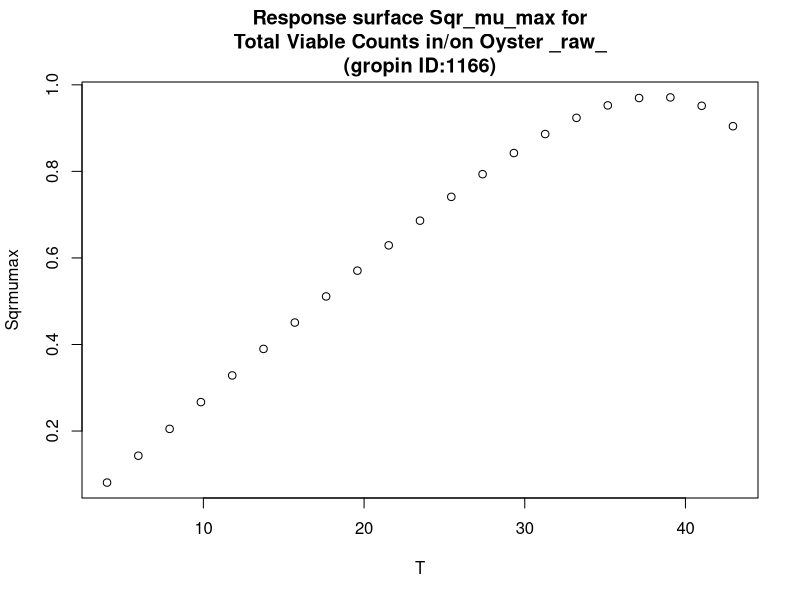

Recreate this plot in R.
#############################
# start of Parameter script
#############################
T <- seq(4.004,42.957042957043,length.out=21)
#############################
# end of Parameter script
#############################
############################# 
# start of Model script Gropin ID 1166 
#############################
 
# constant coefficients for this model
 
variables <- data.frame(T)
argumentsPar <- unique.data.frame(expand.grid(variables))
 
# heart of the model
response_surface <- function(T) {
   mumax <-0.032*(T-1.471)*(1-exp(0.129*(T-51.82)))

	return(mumax=mumax)
} 

# output parameters
responseSurface <- cbind(argumentsPar,response_surface(argumentsPar['T']))
colnames(responseSurface) <- c(colnames(argumentsPar),'Sqrmumax')
#############################
# End of Model script
#############################
############################# 
# start of Visualisation script Gropin ID 1166 
#############################
titleText <-'Response surface Sqr_mu_max for
Total Viable Counts in/on Oyster _raw_
(gropin ID:1166)'
plot(T,responseSurface$'Sqrmumax',xlab='T',
                          ylab='Sqrmumax',main=titleText)
#############################
# End of Visualisation script
#############################
